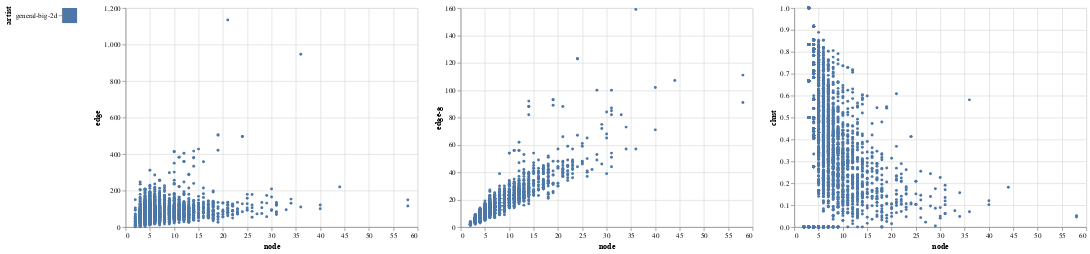

Here is the notebook cell this chart was saved with:
### Code cell
# input_dropdown = alt.binding_select(options=[n+'-2d' for n in names])
# selection = alt.selection_single(fields=['artist'], bind=input_dropdown, name='Artist')
selection = alt.selection_multi(fields=['artist',])

color = alt.condition(selection, alt.Color('artist:N', legend=None),alt.value('lightgray'))
make_selector = alt.Chart(df).mark_rect().encode(y='artist', color=color).add_selection(selection)
brush = alt.selection_interval()  # selection of type "interval"
color = alt.condition(brush, 'artist:N', alt.value('lightgray'))
opacity = alt.condition(selection, alt.value(1.0), alt.value(0.0))
chart = alt.Chart(df).mark_circle(size=16).encode(x=features[0], color=color, opacity = opacity,tooltip=['name', 'artist']+features,
).add_selection(selection).add_selection(brush)#.transform_filter(selection)
make_selector | chart.encode(y=features[1]) | chart.encode(y=features[2])| chart.encode(y=features[3])#| chart.encode(y=features[4])

### Figure 1 — Vega-Lite specification as saved in the notebook (floating-point values rounded to 4 significant figures; data arrays with more than 128 entries replaced by an {"elided": "..."} marker saying what was removed)
{"config": {"view": {"continuousWidth": 400, "continuousHeight": 300}}, "hconcat": [{"mark": "rect", "encoding": {"color": {"condition": {"type": "nominal", "field": "artist", "legend": null, "selection": "selector252"}, "value": "lightgray"}, "y": {"type": "nominal", "field": "artist"}}, "selection": {"selector252": {"type": "multi", "fields": ["artist"]}}}, {"mark": {"type": "circle", "size": 16}, "encoding": {"color": {"condition": {"type": "nominal", "field": "artist", "selection": "selector253"}, "value": "lightgray"}, "opacity": {"condition": {"value": 1.0, "selection": "selector252"}, "value": 0.0}, "tooltip": [{"type": "nominal", "field": "name"}, {"type": "nominal", "field": "artist"}, {"type": "quantitative", "field": "node"}, {"type": "quantitative", "field": "edge"}, {"type": "quantitative", "field": "edge-g"}, {"type": "quantitative", "field": "clust"}, {"type": "quantitative", "field": "apl"}, {"type": "quantitative", "field": "pagerank-max"}], "x": {"type": "quantitative", "field": "node"}, "y": {"type": "quantitative", "field": "edge"}}, "selection": {"selector252": {"type": "multi", "fields": ["artist"]}, "selector253": {"type": "interval"}}}, {"mark": {"type": "circle", "size": 16}, "encoding": {"color": {"condition": {"type": "nominal", "field": "artist", "selection": "selector253"}, "value": "lightgray"}, "opacity": {"condition": {"value": 1.0, "selection": "selector252"}, "value": 0.0}, "tooltip": [{"type": "nominal", "field": "name"}, {"type": "nominal", "field": "artist"}, {"type": "quantitative", "field": "node"}, {"type": "quantitative", "field": "edge"}, {"type": "quantitative", "field": "edge-g"}, {"type": "quantitative", "field": "clust"}, {"type": "quantitative", "field": "apl"}, {"type": "quantitative", "field": "pagerank-max"}], "x": {"type": "quantitative", "field": "node"}, "y": {"type": "quantitative", "field": "edge-g"}}, "selection": {"selector252": {"type": "multi", "fields": ["artist"]}, "selector253": {"type": "interval"}}}, {"mark": {"type": "circle", "size": 16}, "encoding": {"color": {"condition": {"type": "nominal", "field": "artist", "selection": "selector253"}, "value": "lightgray"}, "opacity": {"condition": {"value": 1.0, "selection": "selector252"}, "value": 0.0}, "tooltip": [{"type": "nominal", "field": "name"}, {"type": "nominal", "field": "artist"}, {"type": "quantitative", "field": "node"}, {"type": "quantitative", "field": "edge"}, {"type": "quantitative", "field": "edge-g"}, {"type": "quantitative", "field": "clust"}, {"type": "quantitative", "field": "apl"}, {"type": "quantitative", "field": "pagerank-max"}], "x": {"type": "quantitative", "field": "node"}, "y": {"type": "quantitative", "field": "clust"}}, "selection": {"selector252": {"type": "multi", "fields": ["artist"]}, "selector253": {"type": "interval"}}}], "data": {"name": "data-5ada41847e06ef2658c9c48d3fb96892"}, "$schema": "https://vega.github.io/schema/vega-lite/v4.8.1.json", "datasets": {"data-5ada41847e06ef2658c9c48d3fb96892": {"elided": "3024 records"}}}
